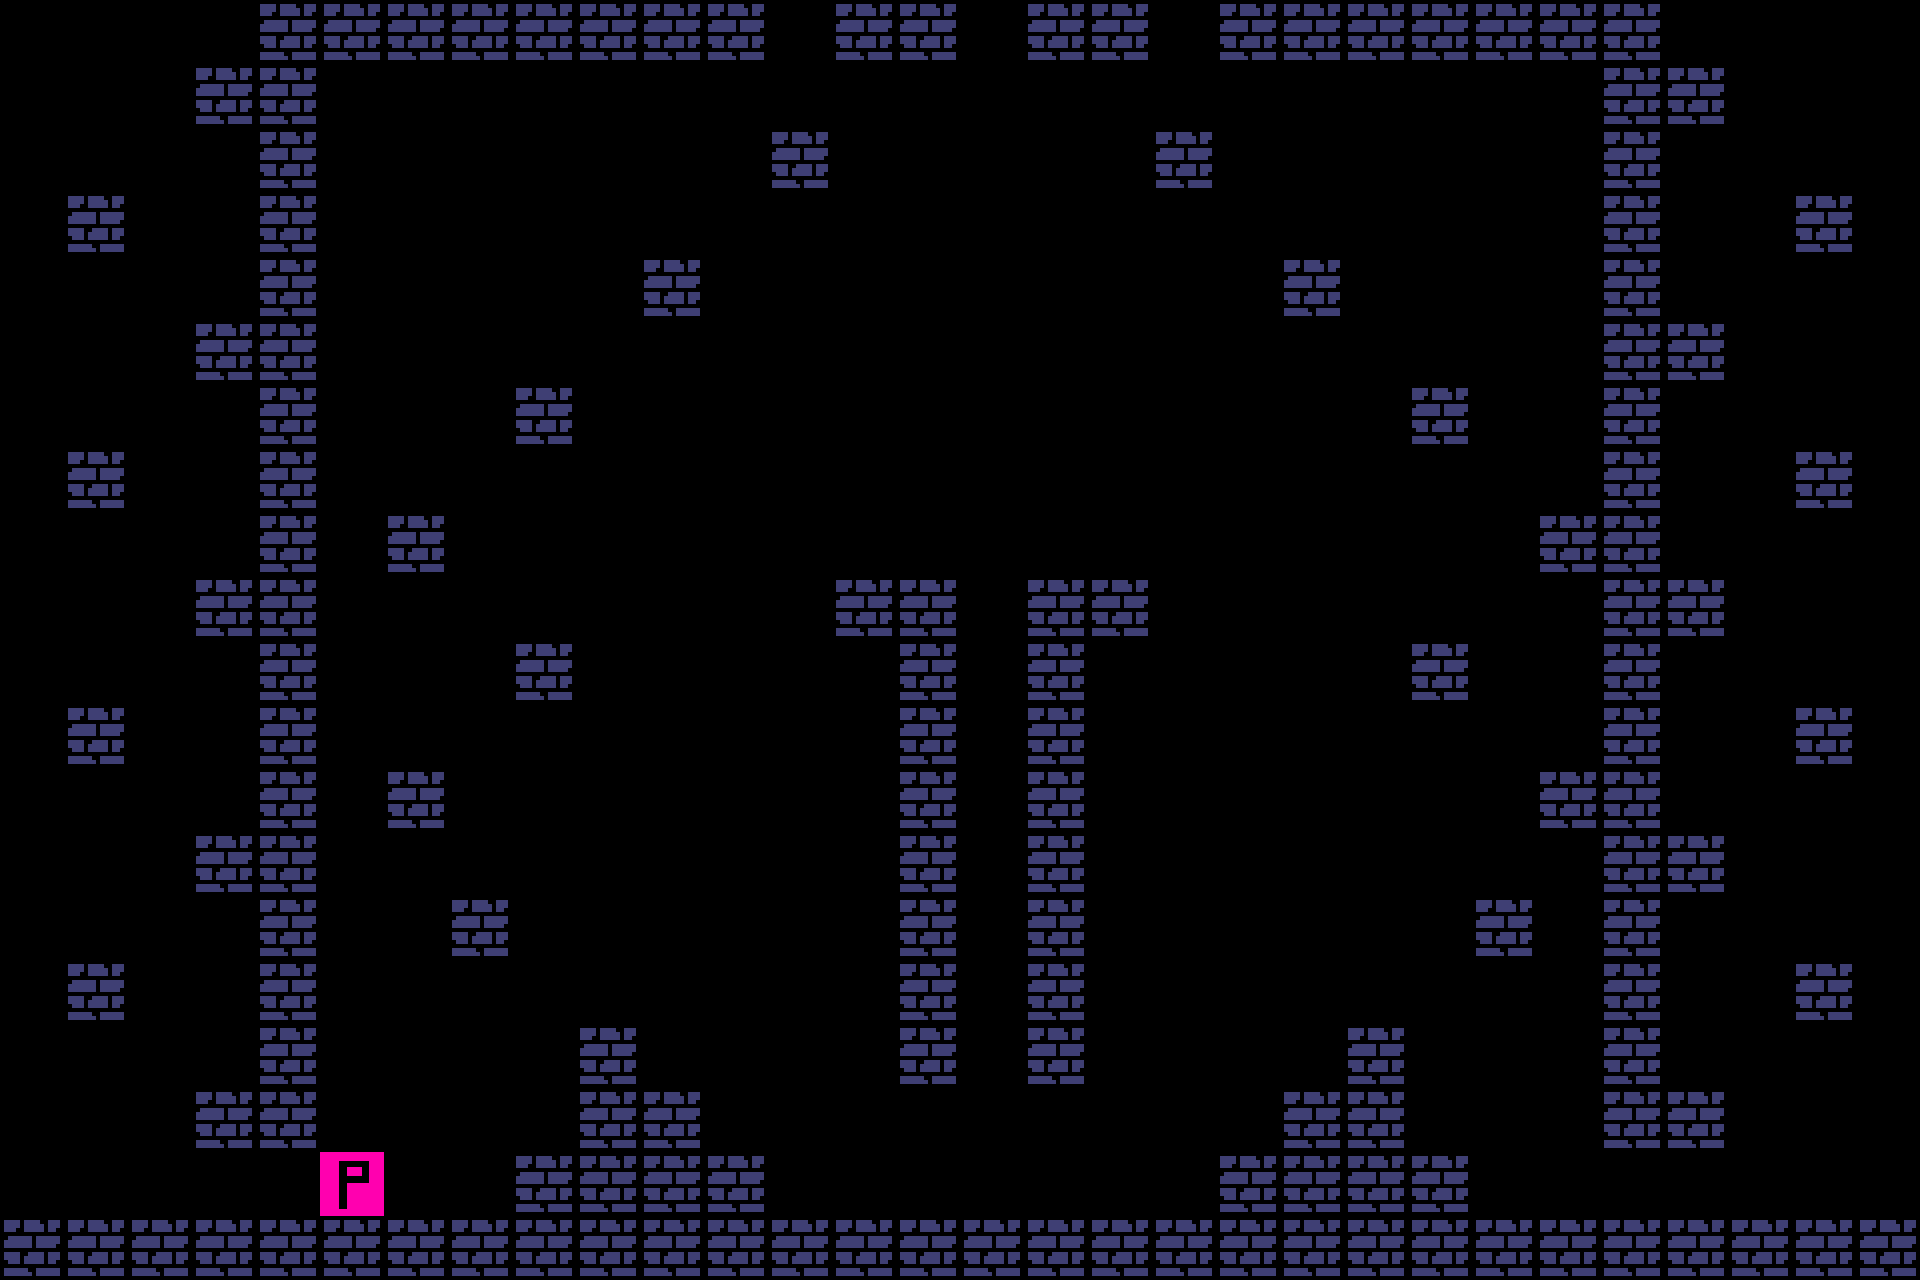

This is a level from a 2D game, rendered from its Tiled map with the project's own tilesets. A one-line summary and the complete map file follow:
An orthogonal 30x20 tile map with 64x64 px tiles, 1 tile layer (Tile Layer 1).

<map version="1.8" tiledversion="1.8.4" orientation="orthogonal" renderorder="right-down" width="30" height="20" tilewidth="64" tileheight="64" infinite="0" nextlayerid="2" nextobjectid="1">
 <editorsettings>
  <export target="map2.csv" format="csv" />
 </editorsettings>
 <tileset firstgid="1" source="tilemap.tsx" />
 <layer id="1" name="Tile Layer 1" width="30" height="20">
  <data encoding="csv">
0,0,0,0,1,1,1,1,1,1,1,1,0,1,1,0,1,1,0,1,1,1,1,1,1,1,0,0,0,0,
0,0,0,1,1,0,0,0,0,0,0,0,0,0,0,0,0,0,0,0,0,0,0,0,0,1,1,0,0,0,
0,0,0,0,1,0,0,0,0,0,0,0,1,0,0,0,0,0,1,0,0,0,0,0,0,1,0,0,0,0,
0,1,0,0,1,0,0,0,0,0,0,0,0,0,0,0,0,0,0,0,0,0,0,0,0,1,0,0,1,0,
0,0,0,0,1,0,0,0,0,0,1,0,0,0,0,0,0,0,0,0,1,0,0,0,0,1,0,0,0,0,
0,0,0,1,1,0,0,0,0,0,0,0,0,0,0,0,0,0,0,0,0,0,0,0,0,1,1,0,0,0,
0,0,0,0,1,0,0,0,1,0,0,0,0,0,0,0,0,0,0,0,0,0,1,0,0,1,0,0,0,0,
0,1,0,0,1,0,0,0,0,0,0,0,0,0,0,0,0,0,0,0,0,0,0,0,0,1,0,0,1,0,
0,0,0,0,1,0,1,0,0,0,0,0,0,0,0,0,0,0,0,0,0,0,0,0,1,1,0,0,0,0,
0,0,0,1,1,0,0,0,0,0,0,0,0,1,1,0,1,1,0,0,0,0,0,0,0,1,1,0,0,0,
0,0,0,0,1,0,0,0,1,0,0,0,0,0,1,0,1,0,0,0,0,0,1,0,0,1,0,0,0,0,
0,1,0,0,1,0,0,0,0,0,0,0,0,0,1,0,1,0,0,0,0,0,0,0,0,1,0,0,1,0,
0,0,0,0,1,0,1,0,0,0,0,0,0,0,1,0,1,0,0,0,0,0,0,0,1,1,0,0,0,0,
0,0,0,1,1,0,0,0,0,0,0,0,0,0,1,0,1,0,0,0,0,0,0,0,0,1,1,0,0,0,
0,0,0,0,1,0,0,1,0,0,0,0,0,0,1,0,1,0,0,0,0,0,0,1,0,1,0,0,0,0,
0,1,0,0,1,0,0,0,0,0,0,0,0,0,1,0,1,0,0,0,0,0,0,0,0,1,0,0,1,0,
0,0,0,0,1,0,0,0,0,1,0,0,0,0,1,0,1,0,0,0,0,1,0,0,0,1,0,0,0,0,
0,0,0,1,1,0,0,0,0,1,1,0,0,0,0,0,0,0,0,0,1,1,0,0,0,1,1,0,0,0,
0,0,0,0,0,2,0,0,1,1,1,1,0,0,0,0,0,0,0,1,1,1,1,0,0,0,0,0,0,0,
1,1,1,1,1,1,1,1,1,1,1,1,1,1,1,1,1,1,1,1,1,1,1,1,1,1,1,1,1,1
</data>
 </layer>
</map>